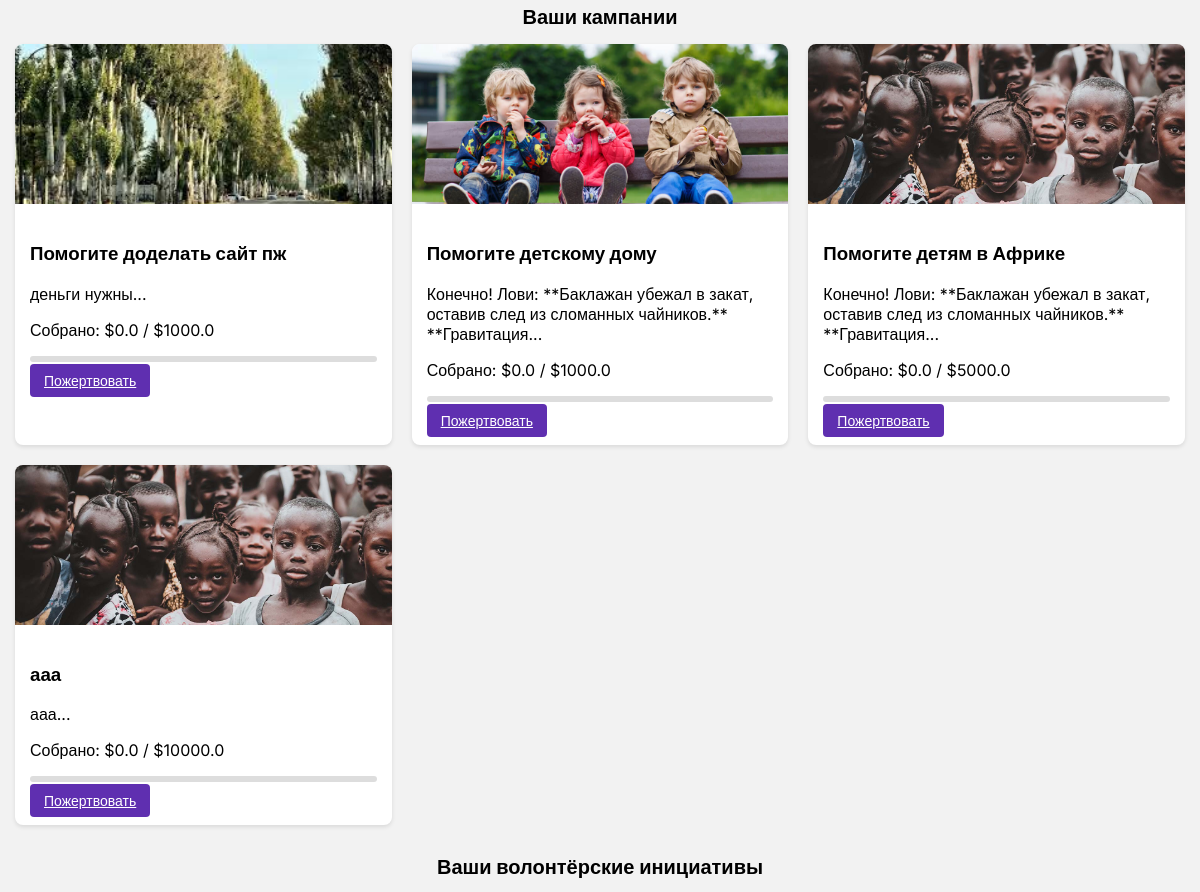
/profile (signed in, middle part), run on an earlier commit of the app's database.
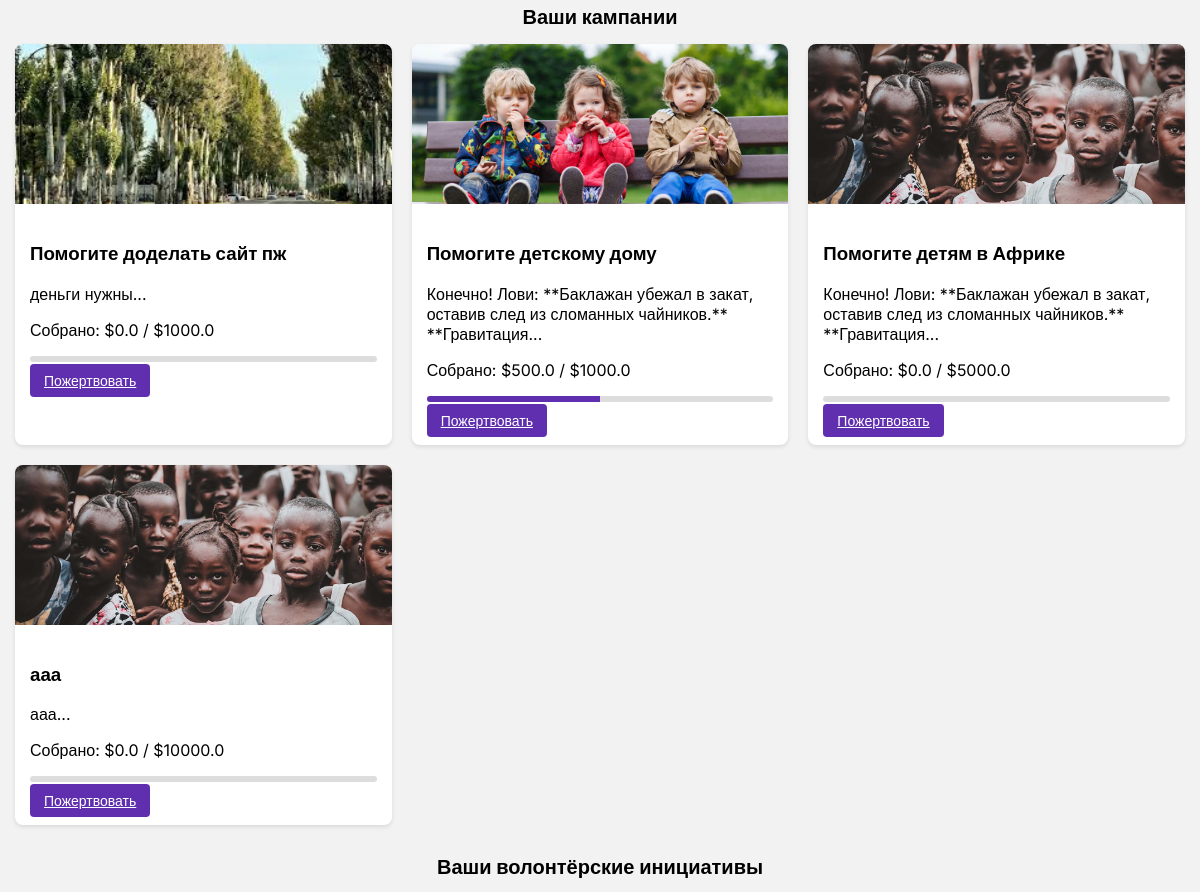
And on a later commit of the database.
### tables this page shows
CREATE TABLE campaigns (
    id INTEGER PRIMARY KEY AUTOINCREMENT,
    title TEXT NOT NULL,
    description TEXT NOT NULL,
    image_url TEXT,
    goal REAL NOT NULL,
    collected REAL NOT NULL DEFAULT 0,
    days_left INTEGER NOT NULL
, user_id INTEGER, payment_details TEXT);

### app.py (the view)
@app.route('/profile')
def profile():
    if not session.get('user_id'):
        flash('Сначала войдите в систему!', 'danger')
        return redirect(url_for('login'))
    conn = get_db_connection()
    user_id = session['user_id']
    user = conn.execute("SELECT * FROM users WHERE id = ?", (user_id,)).fetchone()
    campaigns = conn.execute(
        "SELECT * FROM campaigns WHERE user_id = ?", (user_id,)
    ).fetchall()
    user_opportunities = conn.execute(
        """SELECT v.*,
        (SELECT COUNT(*) FROM volunteer_participants WHERE opportunity_id = v.id) AS participant_count
        FROM volunteering_opportunities v WHERE v.user_id = ?""",
        (user_id,)
    ).fetchall()
    user_opportunities = [dict(row) for row in user_opportunities]
    for opportunity in user_opportunities:
        participants = conn.execute("""
            SELECT u.id AS user_id, u.username, vp.status
            FROM volunteer_participants vp
            JOIN users u ON vp.user_id = u.id
            WHERE vp.opportunity_id = ?
        """, (opportunity['id'],)).fetchall()
        opportunity['participants'] = [dict(participant) for participant in participants] if participants else []
    participated_campaigns = conn.execute("""
        SELECT c.* FROM donations d
        JOIN campaigns c ON d.campaign_id = c.id
        WHERE d.user_id = ?
        GROUP BY c.id
    """, (user_id,)).fetchall()
    participated_opportunities = conn.execute("""
        SELECT DISTINCT v.*
        FROM volunteer_participants vp
        JOIN volunteering_opportunities v ON vp.opportunity_id = v.id
        WHERE vp.user_id = ? AND vp.status = 'confirmed'
    """, (user_id,)).fetchall()
    volunteer_initiatives = conn.execute(
        """SELECT v.*,
        (SELECT COUNT(*) FROM volunteer_participants WHERE opportunity_id = v.id) AS participant_count
        FROM volunteering_opportunities v WHERE v.user_id = ?""",
        (user_id,)
    ).fetchall()
    volunteer_initiatives = [dict(row) for row in volunteer_initiatives]
    donations = conn.execute("""
        SELECT d.amount, d.message, d.created_at, c.title
        FROM donations d
        JOIN campaigns c ON d.campaign_id = c.id
        WHERE d.user_id = ?
        ORDER BY d.created_at DESC
    """, (user_id,)).fetchall()
    conn.close()
    return render_template(
        'profile.html',
        user=user,
        campaigns=campaigns,
        user_opportunities=user_opportunities,
        volunteer_initiatives=volunteer_initiatives,
        participated_campaigns=participated_campaigns,  # ✅ Добавили кампании, где user участвует
        participated_opportunities=participated_opportunities,  # ✅ Добавили акции, где user участвует
        donations = donations
    )

### app.py (called while the page is built)
def get_db_connection():
    conn = sqlite3.connect(DATABASE)
    conn.row_factory = sqlite3.Row
    return conn

### templates/profile.html (shortened to what this page needs)
<!DOCTYPE html>
<html lang="ru">
<head>
    <link rel="stylesheet" href="/static/css/profile.css">
</head>
<body>
    <h2>Ваши кампании</h2>
    {% if campaigns %}
        <div class="campaign-container">
            {% for campaign in campaigns %}
            <div class="campaign-card">
                <img src="{{ campaign.image_url }}" alt="{{ campaign.title }}" class="campaign-image">
                <div class="campaign-content">
                    <h3>{{ campaign.title }}</h3>
                    <p>{{ campaign.description[:100] }}...</p>
                    <p>Собрано: ${{ campaign.collected }} / ${{ campaign.goal }}</p>
                    <div class="progress-bar">
                        <div style="width: {{ (campaign.collected / campaign.goal) * 100 }}%;"></div>
                    </div>
                    <a href="{{ url_for('donate', campaign_id=campaign['id']) }}" class="btn">Пожертвовать</a>
                </div>
            </div>
            {% endfor %}
        </div>
    {% else %}
        <div class="no-campaigns">
            <p>Вы ещё не создали ни одной кампании.</p>
        </div>
    {% endif %}
    <h2>Ваши волонтёрские инициативы</h2>
</body>
</html>

What changed in the data, as far as the page shows it:
changed campaigns "Помогите детскому дому": collected "0.0" → "500.0"
